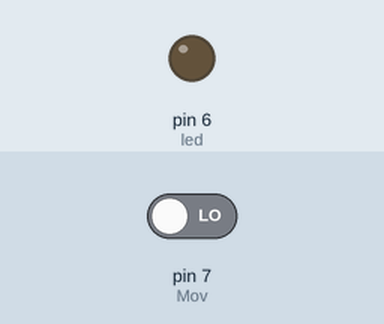
This sketch was run on a simulated Arduino Uno, built with avr-gcc and run on an emulated ATmega328P. Parts: output pins drawn as LEDs (lit = HIGH). Inputs (shaded band) come from the test bench; at power-on: pin 7 (Mov) LOW.

Above: at 1.2 s.
1.3 s: pin 7 (Mov) driven HIGH
At 1.9 s:
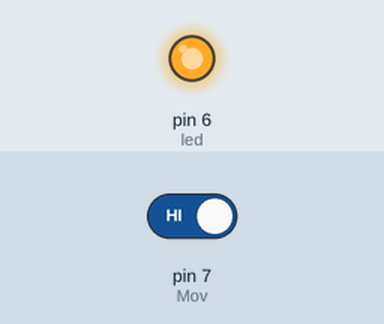
2.8 s: pin 7 (Mov) driven LOW
At 4.2 s:
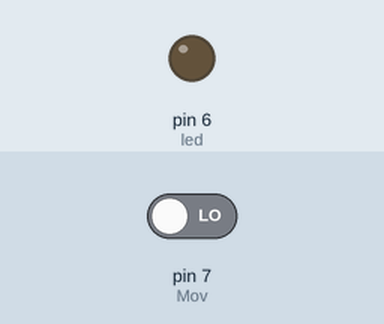
Timing chart, 0 to 5.8 s (numbered marks = the images above; inputs shaded):
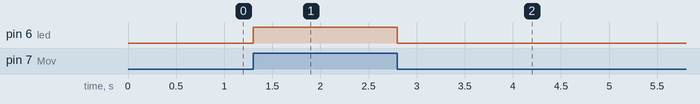

Measured:
- after the input at 1.3 s, pin 6 (led): LOW → HIGH at once
- after the input at 2.8 s, pin 6 (led): HIGH → LOW at once

The sketch:

guia_n_24.ino
```cpp
#define led 6
#define Mov 7

void setup()
{
  pinMode(led, OUTPUT);
  pinMode(Mov, INPUT);
}

void loop()
{
  movimiento();
}

void movimiento()
{
  int mov = digitalRead(Mov);
  if (mov == 1)
  {
    digitalWrite(led, HIGH);
  }
  else
  {
    digitalWrite(led, LOW);
  }
}
```
